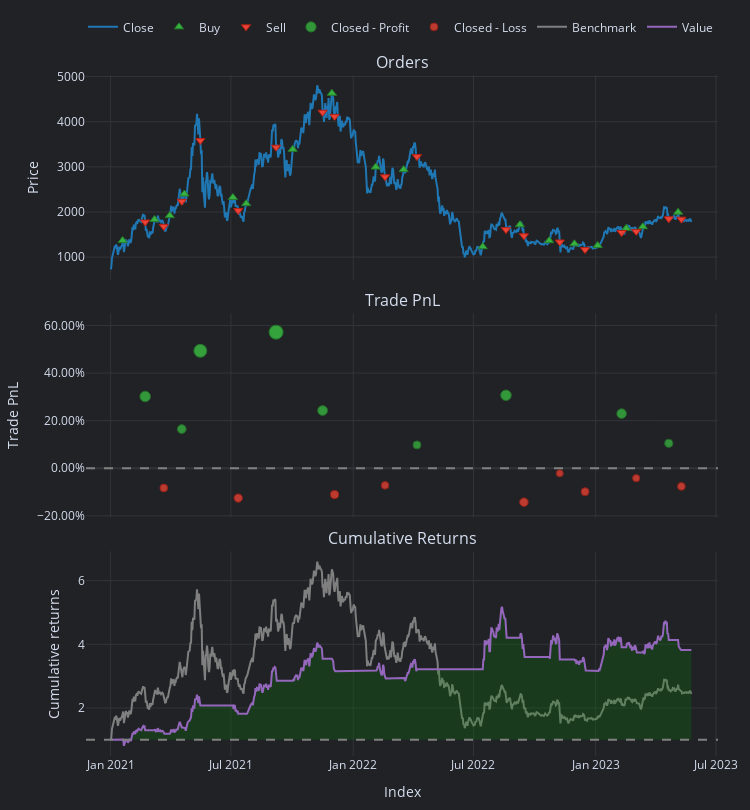

Write notebook code for a chart like this one.
### Code cell
long_pf.plot().show()

### Figure 1 — Plotly figure (JSON) as saved in the notebook; plotly's stock layout.template omitted (floating-point values rounded to 4 significant figures; data arrays with more than 128 entries replaced by an {"elided": "..."} marker saying what was removed)
{"data": [{"legendgroup": "0", "line": {"color": "#1f77b4"}, "mode": "lines", "name": "Close", "showlegend": true, "type": "scatter", "uid": "88d52dcd-5fe2-4fc5-9e9c-6f12630921d1", "x": {"elided": "875 str values"}, "xaxis": "x", "y": {"elided": "875 float values"}, "yaxis": "y"}, {"customdata": {"elided": "18x9 mixed values"}, "hovertemplate": "<br>Order Id: %{customdata[0]}\n<br>Signal Index: %{customdata[1]}\n<br>Creation Index: %{customdata[2]}\n<br>Fill Index: %{customdata[3]}\n<br>Size: %{customdata[4]:,}\n<br>Price: %{customdata[5]:,}\n<br>Fees: %{customdata[6]:,}\n<br>Type: %{customdata[7]}\n<br>Stop Type: %{customdata[8]}", "marker": {"color": "#37B13F", "line": {"color": "rgb(38,123,44)", "width": 1}, "size": 8, "symbol": "triangle-up"}, "mode": "markers", "name": "Buy", "type": "scatter", "uid": "1a4ce647-2a67-4040-af92-2e23f833f6b1", "x": ["2021-01-19T00:00:00+00:00", "2021-03-08T00:00:00+00:00", "2021-03-31T00:00:00+00:00", "2021-04-22T00:00:00+00:00", "2021-07-04T00:00:00+00:00", "2021-07-24T00:00:00+00:00", "2021-10-02T00:00:00+00:00", "2021-11-30T00:00:00+00:00", "2022-02-04T00:00:00+00:00", "2022-03-18T00:00:00+00:00", "2022-07-15T00:00:00+00:00", "2022-09-09T00:00:00+00:00", "2022-10-23T00:00:00+00:00", "2022-11-30T00:00:00+00:00", "2023-01-04T00:00:00+00:00", "2023-02-16T00:00:00+00:00", "2023-03-13T00:00:00+00:00", "2023-05-05T00:00:00+00:00"], "xaxis": "x", "y": [1365.0, 1833.0, 1919.0, 2398.0, 2323.0, 2185.0, 3388.0, 4630.0, 2995.0, 2939.0, 1231.0, 1718.0, 1364.0, 1294.0, 1257.0, 1638.0, 1673.0, 1993.0], "yaxis": "y"}, {"customdata": {"elided": "18x9 mixed values"}, "hovertemplate": "<br>Order Id: %{customdata[0]}\n<br>Signal Index: %{customdata[1]}\n<br>Creation Index: %{customdata[2]}\n<br>Fill Index: %{customdata[3]}\n<br>Size: %{customdata[4]:,}\n<br>Price: %{customdata[5]:,}\n<br>Fees: %{customdata[6]:,}\n<br>Type: %{customdata[7]}\n<br>Stop Type: %{customdata[8]}", "marker": {"color": "#EA4335", "line": {"color": "rgb(181,31,18)", "width": 1}, "size": 8, "symbol": "triangle-down"}, "mode": "markers", "name": "Sell", "type": "scatter", "uid": "3c826b7e-76f3-48ea-93de-baf0c8afb2b5", "x": ["2021-02-22T00:00:00+00:00", "2021-03-22T00:00:00+00:00", "2021-04-18T00:00:00+00:00", "2021-05-16T00:00:00+00:00", "2021-07-12T00:00:00+00:00", "2021-09-07T00:00:00+00:00", "2021-11-16T00:00:00+00:00", "2021-12-04T00:00:00+00:00", "2022-02-18T00:00:00+00:00", "2022-04-07T00:00:00+00:00", "2022-08-19T00:00:00+00:00", "2022-09-15T00:00:00+00:00", "2022-11-08T00:00:00+00:00", "2022-12-16T00:00:00+00:00", "2023-02-09T00:00:00+00:00", "2023-03-03T00:00:00+00:00", "2023-04-21T00:00:00+00:00", "2023-05-10T00:00:00+00:00"], "xaxis": "x", "y": [1778.0, 1681.0, 2236.0, 3582.0, 2032.0, 3435.0, 4210.0, 4117.0, 2779.0, 3227.0, 1609.0, 1473.0, 1335.0, 1167.0, 1545.0, 1569.0, 1849.0, 1841.0], "yaxis": "y"}, {"customdata": [["0", "0", "2021-02-22 00:00:00+00:00", 30.19, 0.3019], ["2", "2", "2021-04-18 00:00:00+00:00", 19.67, 0.1648], ["3", "3", "2021-05-16 00:00:00+00:00", 68.67, 0.4938], ["5", "5", "2021-09-07 00:00:00+00:00", 103.9, 0.5721], ["6", "6", "2021-11-16 00:00:00+00:00", 69.3, 0.2426], ["9", "9", "2022-04-07 00:00:00+00:00", 28.73, 0.09809], ["10", "10", "2022-08-19 00:00:00+00:00", 98.68, 0.3068], ["14", "14", "2023-02-09 00:00:00+00:00", 72.92, 0.2295], ["16", "16", "2023-04-21 00:00:00+00:00", 39.22, 0.1048]], "hovertemplate": "<br>Exit Trade Id: %{customdata[0]}\n<br>Position Id: %{customdata[1]}\n<br>Exit Index: %{customdata[2]}\n<br>PnL: %{customdata[3]:,}\n<br>Return: %{customdata[4]:,%}", "marker": {"color": "#37B13F", "line": {"color": "rgb(38,123,44)", "width": 1}, "opacity": [0.8264, 0.789, 0.8787, 0.9, 0.8102, 0.7708, 0.8277, 0.8067, 0.7727], "size": [10.56, 8.821, 13.01, 14, 9.811, 7.973, 10.63, 9.644, 8.058], "symbol": "circle"}, "mode": "markers", "name": "Closed - Profit", "type": "scatter", "uid": "6ba818b4-7484-4e7a-a383-67bc3dcc5664", "x": ["2021-02-22T00:00:00+00:00", "2021-04-18T00:00:00+00:00", "2021-05-16T00:00:00+00:00", "2021-09-07T00:00:00+00:00", "2021-11-16T00:00:00+00:00", "2022-04-07T00:00:00+00:00", "2022-08-19T00:00:00+00:00", "2023-02-09T00:00:00+00:00", "2023-04-21T00:00:00+00:00"], "xaxis": "x2", "y": [0.3019, 0.1648, 0.4938, 0.5721, 0.2426, 0.09809, 0.3068, 0.2295, 0.1048], "yaxis": "y2"}, {"customdata": [["1", "1", "2021-03-22 00:00:00+00:00", -10.81, -0.08303], ["4", "4", "2021-07-12 00:00:00+00:00", -26.03, -0.1253], ["7", "7", "2021-12-04 00:00:00+00:00", -39.32, -0.1108], ["8", "8", "2022-02-18 00:00:00+00:00", -22.71, -0.07196], ["11", "11", "2022-09-15 00:00:00+00:00", -60.05, -0.1429], ["12", "12", "2022-11-08 00:00:00+00:00", -7.772, -0.02157], ["13", "13", "2022-12-16 00:00:00+00:00", -34.75, -0.0986], ["15", "15", "2023-03-03 00:00:00+00:00", -16.31, -0.04176], ["17", "17", "2023-05-10 00:00:00+00:00", -31.63, -0.07649]], "hovertemplate": "<br>Exit Trade Id: %{customdata[0]}\n<br>Position Id: %{customdata[1]}\n<br>Exit Index: %{customdata[2]}\n<br>PnL: %{customdata[3]:,}\n<br>Return: %{customdata[4]:,%}", "marker": {"color": "#EA4335", "line": {"color": "rgb(181,31,18)", "width": 1}, "opacity": [0.7667, 0.7783, 0.7743, 0.7637, 0.7831, 0.75, 0.771, 0.7555, 0.765], "size": [7.781, 8.319, 8.135, 7.641, 8.542, 7, 7.979, 7.257, 7.698], "symbol": "circle"}, "mode": "markers", "name": "Closed - Loss", "type": "scatter", "uid": "ca70c976-b270-4875-b380-8bb2a2184145", "x": ["2021-03-22T00:00:00+00:00", "2021-07-12T00:00:00+00:00", "2021-12-04T00:00:00+00:00", "2022-02-18T00:00:00+00:00", "2022-09-15T00:00:00+00:00", "2022-11-08T00:00:00+00:00", "2022-12-16T00:00:00+00:00", "2023-03-03T00:00:00+00:00", "2023-05-10T00:00:00+00:00"], "xaxis": "x2", "y": [-0.08303, -0.1253, -0.1108, -0.07196, -0.1429, -0.02157, -0.0986, -0.04176, -0.07649], "yaxis": "y2"}, {"legendgroup": "1", "line": {"color": "#7f7f7f"}, "mode": "lines", "name": "Benchmark", "showlegend": true, "type": "scatter", "uid": "9473d1a5-c31c-499c-a625-0fa821f1e516", "x": {"elided": "875 str values"}, "xaxis": "x3", "y": {"elided": "875 float values"}, "yaxis": "y3"}, {"hoverinfo": "skip", "line": {"color": "rgba(0, 0, 0, 0)", "width": 0}, "mode": "lines", "opacity": 0, "showlegend": false, "type": "scatter", "uid": "d011e71b-5d4d-41f5-8c1f-5182e11225eb", "x": {"elided": "875 str values"}, "xaxis": "x3", "y": {"elided": "875 int values"}, "yaxis": "y3"}, {"connectgaps": false, "fill": "tonexty", "fillcolor": "rgba(0, 128, 0, 0.25)", "hoverinfo": "skip", "line": {"color": "rgba(0, 0, 0, 0)", "width": 0}, "mode": "lines", "opacity": 0, "showlegend": false, "type": "scatter", "uid": "4235b265-c14b-4de8-89c1-c3db95fdb677", "x": {"elided": "875 str values"}, "xaxis": "x3", "y": {"elided": "875 float values"}, "yaxis": "y3"}, {"hoverinfo": "skip", "line": {"color": "rgba(0, 0, 0, 0)", "width": 0}, "mode": "lines", "opacity": 0, "showlegend": false, "type": "scatter", "uid": "7af9aeac-dd6d-4ea7-8dc4-9bff2252a9e0", "x": {"elided": "875 str values"}, "xaxis": "x3", "y": {"elided": "875 int values"}, "yaxis": "y3"}, {"connectgaps": false, "fill": "tonexty", "fillcolor": "rgba(255, 0, 0, 0.25)", "hoverinfo": "skip", "line": {"color": "rgba(0, 0, 0, 0)", "width": 0}, "mode": "lines", "opacity": 0, "showlegend": false, "type": "scatter", "uid": "3512c722-441e-48cb-8bc2-3eadf8df6166", "x": {"elided": "875 str values"}, "xaxis": "x3", "y": {"elided": "875 float values"}, "yaxis": "y3"}, {"legendgroup": "2", "line": {"color": "#9467bd"}, "mode": "lines", "name": "Value", "showlegend": true, "type": "scatter", "uid": "88dd95f3-558c-46d1-9ceb-0f4b9fdd8c68", "x": {"elided": "875 str values"}, "xaxis": "x3", "y": {"elided": "875 float values"}, "yaxis": "y3"}, {"hoverinfo": "skip", "line": {"color": "rgba(0, 0, 0, 0)", "width": 0}, "mode": "lines", "opacity": 0, "showlegend": false, "type": "scatter", "uid": "9c892c31-5705-4d3b-bcd5-fe3103e8e043", "x": {"elided": "875 str values"}, "xaxis": "x3", "y": {"elided": "875 int values"}, "yaxis": "y3"}], "layout": {"annotations": [{"font": {"size": 16}, "showarrow": false, "text": "Orders", "x": 0.5, "xanchor": "center", "xref": "paper", "y": 1, "yanchor": "bottom", "yref": "paper"}, {"font": {"size": 16}, "showarrow": false, "text": "Trade PnL", "x": 0.5, "xanchor": "center", "xref": "paper", "y": 0.6502, "yanchor": "bottom", "yref": "paper"}, {"font": {"size": 16}, "showarrow": false, "text": "Cumulative Returns", "x": 0.5, "xanchor": "center", "xref": "paper", "y": 0.3004, "yanchor": "bottom", "yref": "paper"}], "height": 810, "legend": {"orientation": "h", "traceorder": "normal", "x": 1, "xanchor": "right", "y": 1.049, "yanchor": "bottom"}, "margin": {"b": 30, "l": 30, "r": 30, "t": 30}, "shapes": [{"line": {"color": "gray", "dash": "dash"}, "type": "line", "x0": 0, "x1": 1, "xref": "paper", "y0": 0, "y1": 0, "yref": "y2"}, {"line": {"color": "gray", "dash": "dash"}, "type": "line", "x0": 0, "x1": 1, "xref": "paper", "y0": 1, "y1": 1, "yref": "y3"}], "showlegend": true, "width": 750, "xaxis": {"anchor": "y", "domain": [0, 1], "matches": "x3", "showticklabels": false}, "xaxis2": {"anchor": "y2", "domain": [0, 1], "matches": "x3", "showticklabels": false}, "xaxis3": {"anchor": "y3", "domain": [0, 1], "title": {"text": "Index"}}, "yaxis": {"anchor": "x", "domain": [0.6996, 1], "title": {"text": "Price"}}, "yaxis2": {"anchor": "x2", "domain": [0.3498, 0.6502], "tickformat": ".2%", "title": {"text": "Trade PnL"}}, "yaxis3": {"anchor": "x3", "domain": [0, 0.3004], "title": {"text": "Cumulative returns"}}}}
